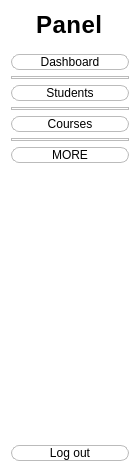
         <widget class="QWidget" name="navSpacer" native="true">
          <property name="sizePolicy">
           <sizepolicy hsizetype="Preferred" vsizetype="Preferred">
            <horstretch>1</horstretch>
            <verstretch>1</verstretch>
           </sizepolicy>
          </property>
          <property name="minimumSize">
           <size>
            <width>140</width>
            <height>0</height>
           </size>
          </property>
          <property name="maximumSize">
           <size>
            <width>140</width>
            <height>16777215</height>
           </size>
          </property>
          <property name="styleSheet">
           <string notr="true">background-color: rgb(255, 255, 255);
border-color: qlineargradient(spread:pad, x1:0, y1:0, x2:1, y2:0, stop:0 rgba(0, 0, 0, 255), stop:1 rgba(255, 255, 255, 255));
bordr: 1px solid #bbb;
border-radius: 8px;</string>
          </property>
          <layout class="QVBoxLayout" name="verticalLayout_2">
           <item alignment="Qt::AlignHCenter">
            <widget class="QLabel" name="navpanelLabel">
             <property name="styleSheet">
              <string notr="true">letter-spacing: 0.5px;
font-weight: bold;
font-size:24px;</string>
             </property>
             <property name="text">
              <string>Panel</string>
             </property>
            </widget>
           </item>
           <item>
            <widget class="Line" name="line">
             <property name="orientation">
              <enum>Qt::Horizontal</enum>
             </property>
            </widget>
           </item>
           <item>
            <widget class="QPushButton" name="dashboardButton">
             <property name="styleSheet">
              <string notr="true">border: 1px solid #bbb;
border-radius: 8px;</string>
             </property>
             <property name="text">
              <string>Dashboard</string>
             </property>
            </widget>
           </item>
           <item>
            <widget class="Line" name="line_2">
             <property name="styleSheet">
              <string notr="true">border: 1px solid #bbb;
border-radius: 8px;</string>
             </property>
             <property name="orientation">
              <enum>Qt::Horizontal</enum>
             </property>
            </widget>
           </item>
           <item>
            <widget class="QPushButton" name="studentsButton">
             <property name="styleSheet">
              <string notr="true">border: 1px solid #bbb;
border-radius: 8px;</string>
             </property>
             <property name="text">
              <string>Students</string>
             </property>
            </widget>
           </item>
           <item>
            <widget class="Line" name="line_3">
             <property name="styleSheet">
              <string notr="true">border: 1px solid #bbb;
border-radius: 8px;</string>
             </property>
             <property name="orientation">
              <enum>Qt::Horizontal</enum>
             </property>
            </widget>
           </item>
           <item>
            <widget class="QPushButton" name="coursesButton">
             <property name="styleSheet">
              <string notr="true">border: 1px solid #bbb;
border-radius: 8px;</string>
             </property>
             <property name="text">
              <string>Courses</string>
             </property>
            </widget>
           </item>
           <item>
            <widget class="Line" name="line_4">
             <property name="styleSheet">
              <string notr="true">border: 1px solid #bbb;
border-radius: 8px;</string>
             </property>
             <property name="orientation">
              <enum>Qt::Horizontal</enum>
             </property>
            </widget>
           </item>
           <item>
            <widget class="QPushButton" name="moreButoon">
             <property name="styleSheet">
              <string notr="true">border: 1px solid #bbb;
border-radius: 8px;</string>
             </property>
             <property name="text">
              <string>MORE</string>
             </property>
            </widget>
           </item>
           <item>
            <widget class="Line" name="line_5">
             <property name="orientation">
              <enum>Qt::Horizontal</enum>
             </property>
            </widget>
           </item>
           <item>
            <spacer name="verticalSpacer_3">
             <property name="orientation">
              <enum>Qt::Vertical</enum>
             </property>
             <property name="sizeHint" stdset="0">
              <size>
               <width>20</width>
               <height>267</height>
              </size>
             </property>
            </spacer>
           </item>
           <item>
            <widget class="QPushButton" name="logoutButton">
             <property name="styleSheet">
              <string notr="true">background-color: rgb(255, 255, 255);
border-color: qlineargradient(spread:pad, x1:0, y1:0, x2:1, y2:0, stop:0 rgba(0, 0, 0, 255), stop:1 rgba(255, 255, 255, 255));
border: 1px solid #bbb;
border-radius: 8px;
font: 300 9pt &quot;URW Bookman [urw]&quot;;
</string>
             </property>
             <property name="text">
              <string>Log out</string>
             </property>
            </widget>
           </item>
          </layout>
         </widget>
